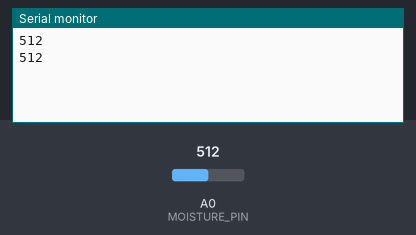
The sketch below on a simulated Arduino Uno, built with avr-gcc and run on an emulated ATmega328P. Shown: the last lines printed to the serial monitor. The inputs (shaded band) are chosen by the test bench; at power-on: A0 (MOISTURE_PIN) = 512.

Above: at 1.8 s.
1.9 s: A0 (MOISTURE_PIN) set to 716
At 2.8 s:
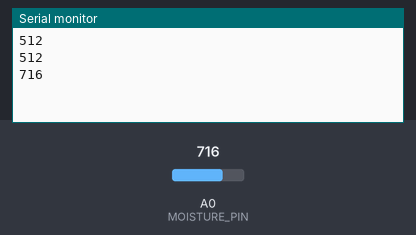
3.4 s: A0 (MOISTURE_PIN) set to 900
At 4.8 s:
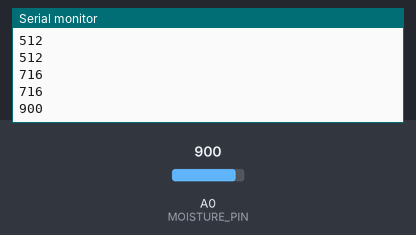
Timing chart, 0 to 6.4 s (numbered marks = the images above; inputs shaded):
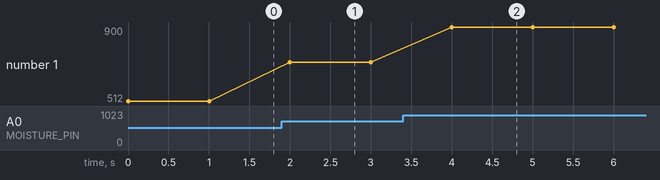

The sketch:

Soil_moisture_reading.ino
```cpp
/* Change these values based on your observations */
#define wetSoil 277   // Define max value we consider soil 'wet'
#define drySoil 380   // Define min value we consider soil 'dry'

#define MOISTURE_PIN A0       // Analog pin for soil moisture sensor
#define READ_INTERVAL 150     // Time between serial outputs (ms)
#define NUM_SAMPLES 10        // Number of samples for averaging

void setup() {
  Serial.begin(9600);         // Match teensy_bridge_node.py baud rate
  pinMode(MOISTURE_PIN, INPUT);
}

void loop() {
  // Read the Analog Input
  int moisture = analogRead(MOISTURE_PIN);
  Serial.println(moisture);

  delay(1000); // Take a reading every second
}
```

Measured:
- after the input at 1.9 s, the serial monitor: prints a new line after 0.10 s (image 1)
- after the input at 3.4 s, the serial monitor: prints a new line after 0.60 s (image 2)
- plotted number 1: 512 → 716 after the input at 1.9 s, 716 → 900 after the input at 3.4 s
